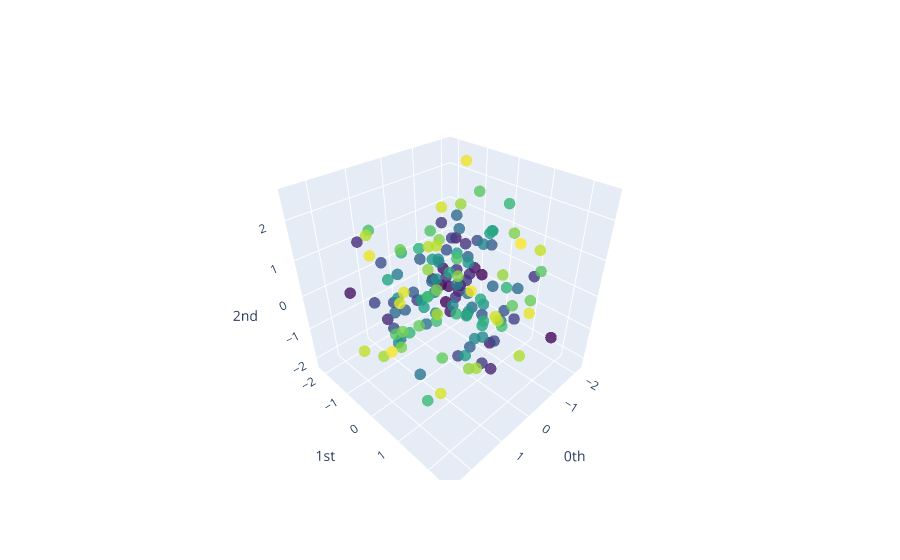

Notebook cell for this chart:
### Code cell
embedding_dimension_periodic = 3
embedding_time_delay_periodic = 4
stride = 1
embedder_periodic = SingleTakensEmbedding(
    parameters_type="fixed",
    n_jobs=2,
    time_delay=embedding_time_delay_periodic,
    dimension=embedding_dimension_periodic,
    stride=stride,
)

y_periodic_embedded = embedder_periodic.fit_transform(y["DEC"])
print(f"Shape of embedded time series: {y_periodic_embedded.shape}")
plot_point_cloud(y_periodic_embedded)

### Figure 1 — Plotly figure (JSON) as saved in the notebook; plotly's stock layout.template omitted (floating-point values rounded to 4 significant figures; data arrays with more than 128 entries replaced by an {"elided": "..."} marker saying what was removed)
{"data": [{"marker": {"color": {"elided": "141 int values"}, "colorscale": [[0, "#440154"], [0.1111, "#482878"], [0.2222, "#3e4989"], [0.3333, "#31688e"], [0.4444, "#26828e"], [0.5556, "#1f9e89"], [0.6667, "#35b779"], [0.7778, "#6ece58"], [0.8889, "#b5de2b"], [1, "#fde725"]], "opacity": 0.8, "size": 4}, "mode": "markers", "type": "scatter3d", "x": {"elided": "141 float values"}, "y": {"elided": "141 float values"}, "z": {"elided": "141 float values"}}], "layout": {"scene": {"xaxis": {"exponentformat": "e", "showexponent": "all", "title": {"text": "0th"}, "type": "linear"}, "yaxis": {"exponentformat": "e", "showexponent": "all", "title": {"text": "1st"}, "type": "linear"}, "zaxis": {"exponentformat": "e", "showexponent": "all", "title": {"text": "2nd"}, "type": "linear"}}}}
